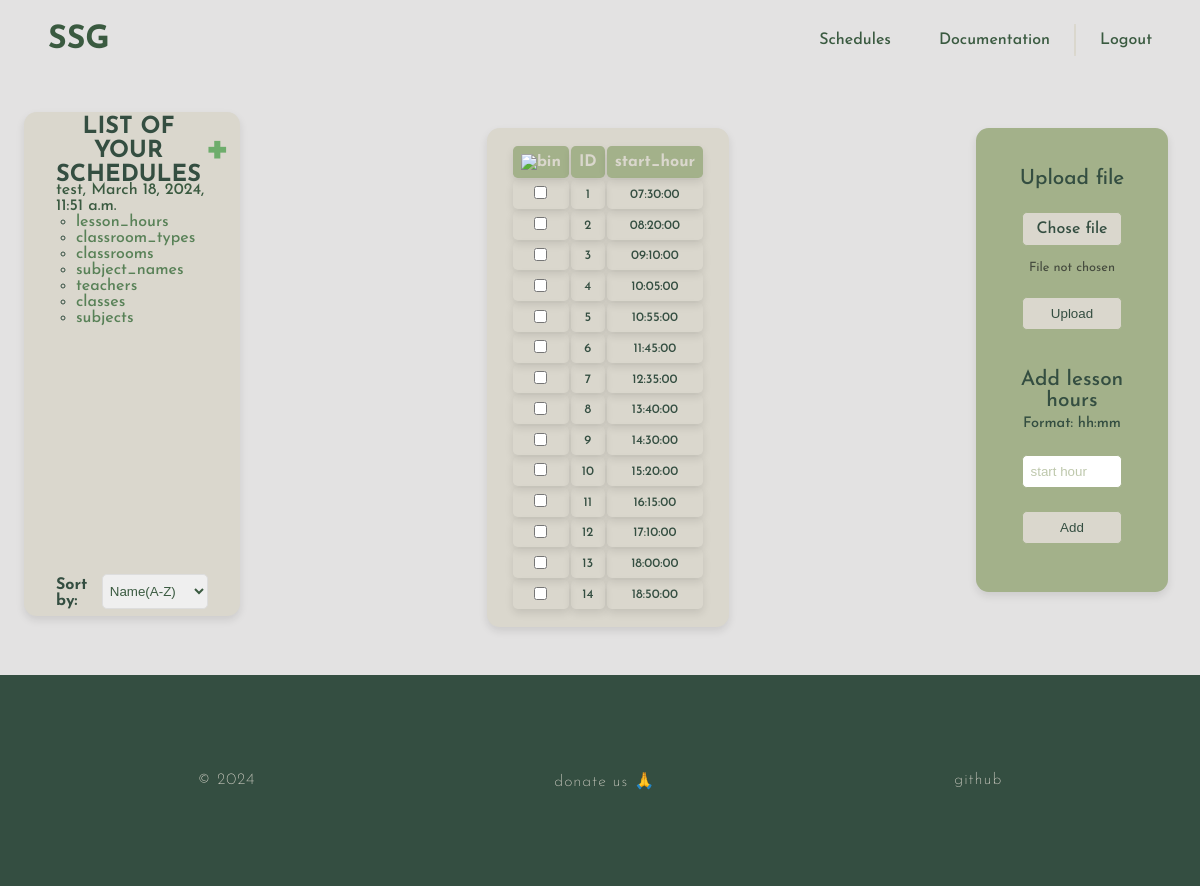
Page /schedules/test/test/lesson_hours/ (signed in) on the earlier database version.
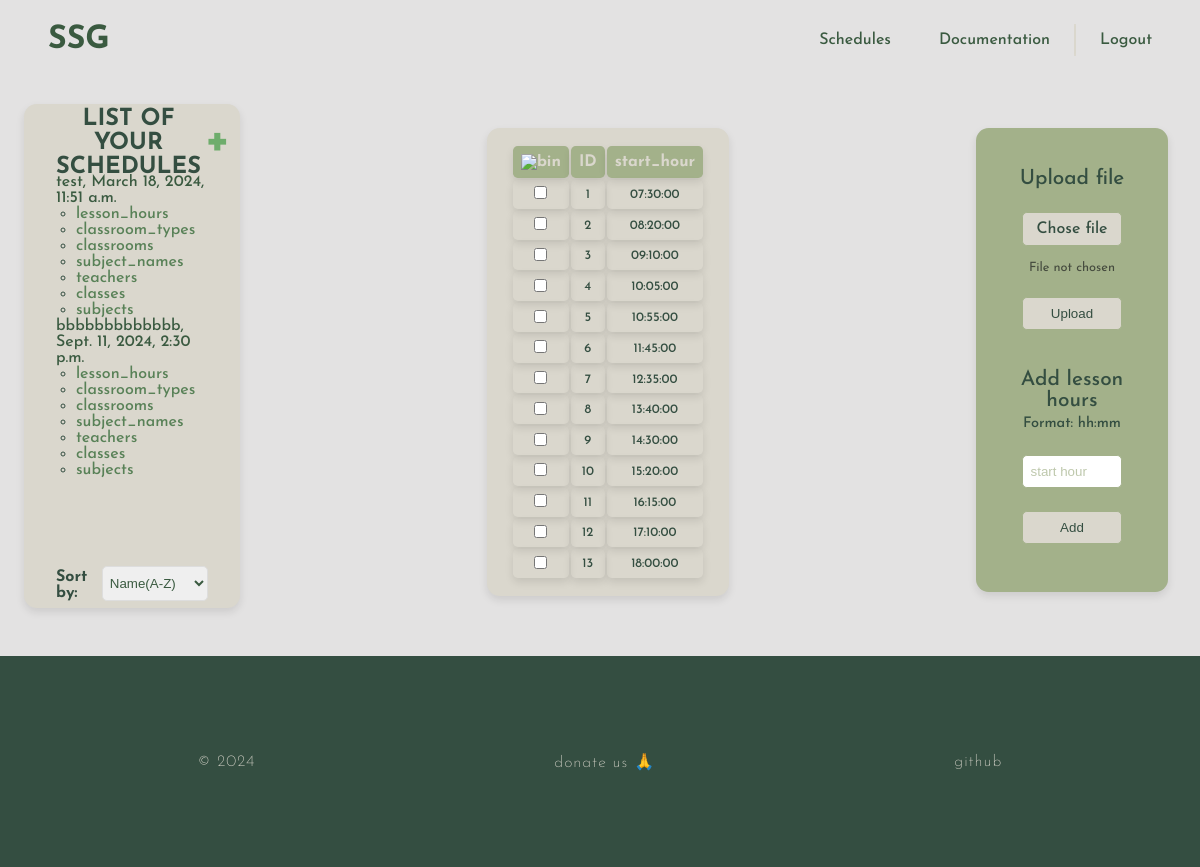
Same page on the later database version.
### generatorApp/models.py (models this page shows, shortened)
class ScheduleList(models.Model):
    user_id = models.ForeignKey(User, null=False, on_delete=models.CASCADE)
    name = models.CharField(max_length=100)
    description = models.CharField(max_length=800, default='')
    created_date = models.DateTimeField(default=timezone.now)
    content = models.TextField()

class LessonHours(models.Model):
    in_id = models.TextField(default=None, null=True)
    schedule_id = models.ForeignKey(ScheduleList, on_delete=models.CASCADE)
    start_hour = models.CharField(max_length=30)
    duration = models.IntegerField()
    class Meta:
        unique_together = ('schedule_id', 'in_id')

### generatorApp/views/schedule.py (the view, shortened to what this page needs)
# urls.py: path('schedules/<str:username>/<str:schedule_name>/lesson_hours/', views.LessonHoursView.as_view(), name='lesson_hours'),
class LessonHoursView(LoginRequiredMixin, TemplateView, FormView):
    login_url = reverse_lazy('generatorApp:login')
    form_class = LessonHoursForm
    template_name = 'generatorApp/forms/lesson_hours.html'
    def get_context_data(self, **kwargs):
        context = super().get_context_data(**kwargs)
        context = update_context(self.request, self.kwargs, context)
        schedule_name = context['schedule_name']
        schedule = ScheduleList.objects.get(user_id=self.request.user, name=schedule_name)
        context['objects_list'] = LessonHours.objects.filter(schedule_id=schedule).all()
        return context

### generatorApp/forms.py
class LessonHoursForm(ModelForm):
    start_hour = forms.TimeField(label='', widget=forms.TimeInput(attrs={
        'class': 't',
        'id': 'start-hour',
        'name': 'start-hour',
        'placeholder': 'start hour'
    }))
    class Meta:
        model = LessonHours
        fields = ['start_hour']

### generatorApp/views/schedule.py (called while the page is built)
def update_context(request, kwargs, context):
    context['schedule_name'] = kwargs.get('schedule_name')
    context['model_name'] = kwargs.get('model')
    sort_by = request.GET.get('sort_by')
    if sort_by in [field.name for field in ScheduleList._meta.get_fields()]:
        context['schedule_list'] = ScheduleList.objects.filter(user_id=request.user).order_by(sort_by)
    else:
        context['schedule_list'] = ScheduleList.objects.filter(user_id=request.user)
    context['labels'] = [
        'lesson_hours',
        'classroom_types',
        'classrooms',
        'subject_names',
        'teachers',
        'classes',
        'subjects'
    ]
    return context

### generatorApp/templates/generatorApp/forms/lesson_hours.html (shortened to what this page needs)
{% extends 'generatorApp/index.html' %}
{% load static %}
{% block head %}
    <link rel="stylesheet" href="{% static 'generatorApp/data_forms.css' %}">
{% endblock %}
{% block content %}
    {% include 'generatorApp/schedule_list.html' %}
    <main>
        <div class="data-container">
            <table>
                <tr>
                    <th>
                        <button type="button" class="confirm-button" id="delete_btn">
                            <img class="icon" src="{% static 'generatorApp/bin.svg' %}" alt="bin"/>
                        </button>
                    </th>
                    <th>ID</th>
                    <th>start_hour</th>
                </tr>
                {% for value in objects_list %}
                    <tr>
                        <td><input type="checkbox" id="delete-{{ forloop.counter }}" name="delete" value="{{ value.in_id }}" class="delete-checkbox"></td>
                        <td>{{ forloop.counter }}</td>
                        <td>{{ value.start_hour }}</td>
                    </tr>
                {% endfor %}
            </table>
        </div>
        <div class="form-container">
            <form class="upload-form" method="POST" enctype="multipart/form-data" action="{{ request.get_full_path }}/upload">
                    <span>Upload file</span>
                    <div class="custom-file-input">Chose file</div>
                    <p class="file-name">File not chosen</p>
                    <input type="submit" value="Upload">
            </form>
                <form class="add-form" id="add-form" method="POST" class="add-data-form">
                    <span>
                        Add lesson hours
                        <br>
                        <span style="font-size: 70%">Format: hh:mm</span>
                    </span>
                    {{ form.start_hour }}
                    <input type="submit" value="Add">
                </form>
        </div>
    </main>
{% endblock %}

### generatorApp/templates/generatorApp/schedule_list.html (shortened to what this page needs)
{% load static %}
{% block head %}
    <link rel="stylesheet" href="{% static 'generatorApp/aside.css' %}">
{% endblock %}
<aside class="sticky-wrapper">
    <div class="aside-content">
        <h3>
            <span>List of your schedules</span>
            <a href="{% url 'generatorApp:schedules_base' %}">
                <span style="font-size: 150%">+</span>
            </a>
        </h3>
        <ol class="scrollable">
            {% if schedule_list %}
                {% for schedule in schedule_list %}
                    <li>
                        <a href="{% url 'generatorApp:schedule' username=user.username schedule_name=schedule.name %}">
                            {{ schedule.name }}, {{ schedule.created_date }}
                        </a>
                        <ul class="schedule-data-list" style="padding-left: 2ch">
                            {% for label in labels %}
                                <li><a href="{% url 'generatorApp:schedule' username=user.username schedule_name=schedule.name%}{{label}}">{{ label }}</a></li>
                            {% endfor %}
                        </ul>
                    </li>
                {% endfor %}
            {% else %}
                <p>It seems to you don't have any schedules :<</p>
            {% endif %}
        </ol>
        <form method="GET" id="sort-form">
            <h4>Sort by:</h4>
            <select name="sort_by" id="sort_by">
                <option value="name">Name(A-Z)</option>
            </select>
        </form>
    </div>
</aside>

Differences in the rows shown:
removed LessonHours: start_hour "18:50:00"
added ScheduleList: name "bbbbbbbbbbbbb", created_date "Sept. 11, 2024, 2:30 p.m.", labels "lesson_hours" "classroom_types" "classrooms" "subject_names" "teachers" "classes" "subjects"
